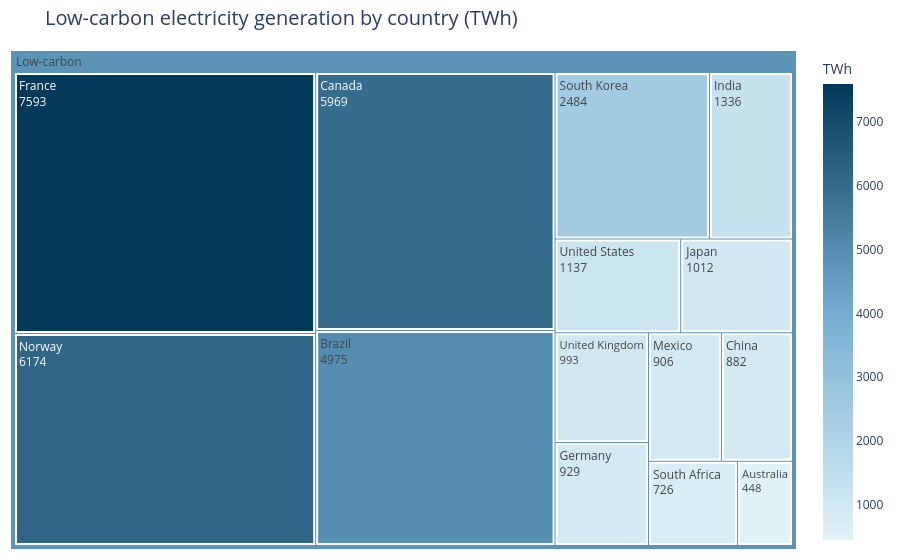
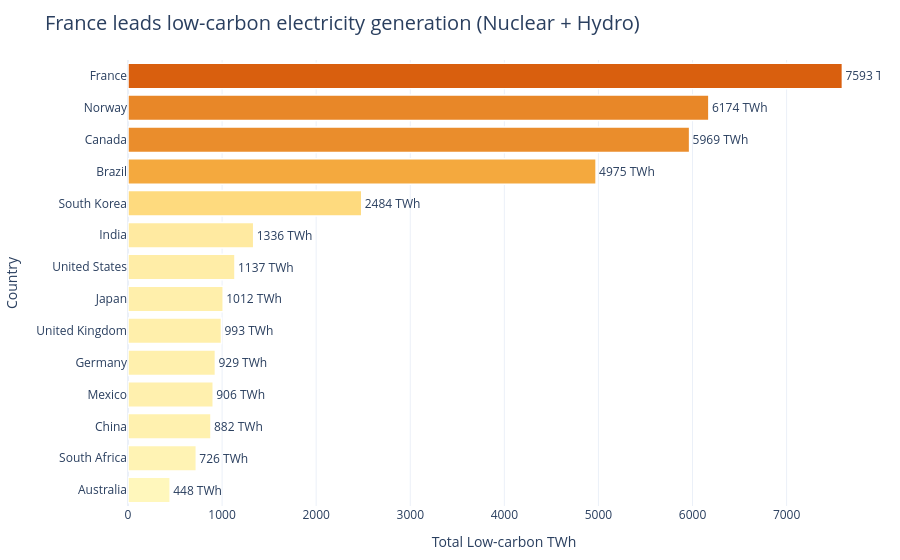

Notebook code for these charts, in order:
### Code cell
#task 3
import pandas as pd
import plotly.express as px

low_carbon = df[df['Source_Type'] == 'Low-carbon']

country_twh = (
    low_carbon.groupby('Country')['TWh']
    .sum()
    .reset_index()
)

country_twh['All'] = 'Low-carbon'

treemap_fig = px.treemap(
    country_twh,
    path=['All', 'Country'],
    values='TWh',
    color='TWh',
    color_continuous_scale=[
        [0.0, '#E0F3F8'],
        [0.5, '#74ADD1'],
        [1.0, '#023858']
    ],
    title='Low-carbon electricity generation by country (TWh)'
)

treemap_fig.update_traces(
    textinfo='label+value',
    root_color='#D9D9D9',
    marker=dict(line=dict(color='white', width=2))
)

treemap_fig.update_layout(
    template='plotly_white',
    margin=dict(t=50, l=10, r=10, b=10),
    title_font_size=20
)

treemap_fig.show()

country_twh_sorted = country_twh.sort_values('TWh', ascending=True)

top_country = (
    country_twh.sort_values('TWh', ascending=False)
    .iloc[0]['Country']
)

bar_fig = px.bar(
    country_twh_sorted,
    x='TWh',
    y='Country',
    orientation='h',
    color='TWh',
    color_continuous_scale=[
        [0.0, '#FFF7BC'],
        [0.5, '#FEC44F'],
        [1.0, '#D95F0E']
    ],
    title=f'{top_country} leads low-carbon electricity generation (Nuclear + Hydro)'
)

bar_fig.update_layout(
    template='plotly_white',
    yaxis_title='Country',
    xaxis_title='Total Low-carbon TWh',
    coloraxis_showscale=False,
    title_font_size=20,
    margin=dict(t=60, l=20, r=20, b=20)
)

bar_fig.update_traces(
    texttemplate='%{x:.0f} TWh',
    textposition='outside',
    marker_line_color='white',
    marker_line_width=1.5
)

bar_fig.show()

### Figure 1 — Plotly figure (JSON) as saved in the notebook; plotly's stock layout.template omitted (floating-point values rounded to 4 significant figures)
{"data": [{"branchvalues": "total", "customdata": [[448.0], [4975.0], [5969.0], [882.0], [7593.0], [929.0], [1336.0], [1012.0], [906.0], [6174.0], [726.0], [2484.0], [993.0], [1137.0], [4797.0]], "domain": {"x": [0, 1], "y": [0, 1]}, "hovertemplate": "labels=%{label}<br>TWh_sum=%{value}<br>parent=%{parent}<br>id=%{id}<br>TWh=%{color}<extra></extra>", "ids": ["Low-carbon/Australia", "Low-carbon/Brazil", "Low-carbon/Canada", "Low-carbon/China", "Low-carbon/France", "Low-carbon/Germany", "Low-carbon/India", "Low-carbon/Japan", "Low-carbon/Mexico", "Low-carbon/Norway", "Low-carbon/South Africa", "Low-carbon/South Korea", "Low-carbon/United Kingdom", "Low-carbon/United States", "Low-carbon"], "labels": ["Australia", "Brazil", "Canada", "China", "France", "Germany", "India", "Japan", "Mexico", "Norway", "South Africa", "South Korea", "United Kingdom", "United States", "Low-carbon"], "marker": {"coloraxis": "coloraxis", "colors": [448.0, 4975.0, 5969.0, 882.0, 7593.0, 929.0, 1336.0, 1012.0, 906.0, 6174.0, 726.0, 2484.0, 993.0, 1137.0, 4797.0], "line": {"color": "white", "width": 2}}, "name": "", "parents": ["Low-carbon", "Low-carbon", "Low-carbon", "Low-carbon", "Low-carbon", "Low-carbon", "Low-carbon", "Low-carbon", "Low-carbon", "Low-carbon", "Low-carbon", "Low-carbon", "Low-carbon", "Low-carbon", ""], "root": {"color": "#D9D9D9"}, "textinfo": "label+value", "type": "treemap", "values": [448.0, 4975.0, 5969.0, 882.0, 7593.0, 929.0, 1336.0, 1012.0, 906.0, 6174.0, 726.0, 2484.0, 993.0, 1137.0, 35560.0]}], "layout": {"coloraxis": {"colorbar": {"title": {"text": "TWh"}}, "colorscale": [[0, "#E0F3F8"], [0.5, "#74ADD1"], [1, "#023858"]]}, "legend": {"tracegroupgap": 0}, "margin": {"b": 10, "l": 10, "r": 10, "t": 50}, "title": {"font": {"size": 20}, "text": "Low-carbon electricity generation by country (TWh)"}}}

### Figure 2 — Plotly figure (JSON) as saved in the notebook; plotly's stock layout.template omitted (floating-point values rounded to 4 significant figures)
{"data": [{"hovertemplate": "TWh=%{marker.color}<br>Country=%{y}<extra></extra>", "legendgroup": "", "marker": {"color": [448.0, 726.0, 882.0, 906.0, 929.0, 993.0, 1012.0, 1137.0, 1336.0, 2484.0, 4975.0, 5969.0, 6174.0, 7593.0], "coloraxis": "coloraxis", "line": {"color": "white", "width": 1.5}, "pattern": {"shape": ""}}, "name": "", "orientation": "h", "showlegend": false, "textposition": "outside", "texttemplate": "%{x:.0f} TWh", "type": "bar", "x": [448.0, 726.0, 882.0, 906.0, 929.0, 993.0, 1012.0, 1137.0, 1336.0, 2484.0, 4975.0, 5969.0, 6174.0, 7593.0], "xaxis": "x", "y": ["Australia", "South Africa", "China", "Mexico", "Germany", "United Kingdom", "Japan", "United States", "India", "South Korea", "Brazil", "Canada", "Norway", "France"], "yaxis": "y"}], "layout": {"barmode": "relative", "coloraxis": {"colorbar": {"title": {"text": "TWh"}}, "colorscale": [[0, "#FFF7BC"], [0.5, "#FEC44F"], [1, "#D95F0E"]], "showscale": false}, "legend": {"tracegroupgap": 0}, "margin": {"b": 20, "l": 20, "r": 20, "t": 60}, "title": {"font": {"size": 20}, "text": "France leads low-carbon electricity generation (Nuclear + Hydro)"}, "xaxis": {"anchor": "y", "domain": [0, 1], "title": {"text": "Total Low-carbon TWh"}}, "yaxis": {"anchor": "x", "domain": [0, 1], "title": {"text": "Country"}}}}
